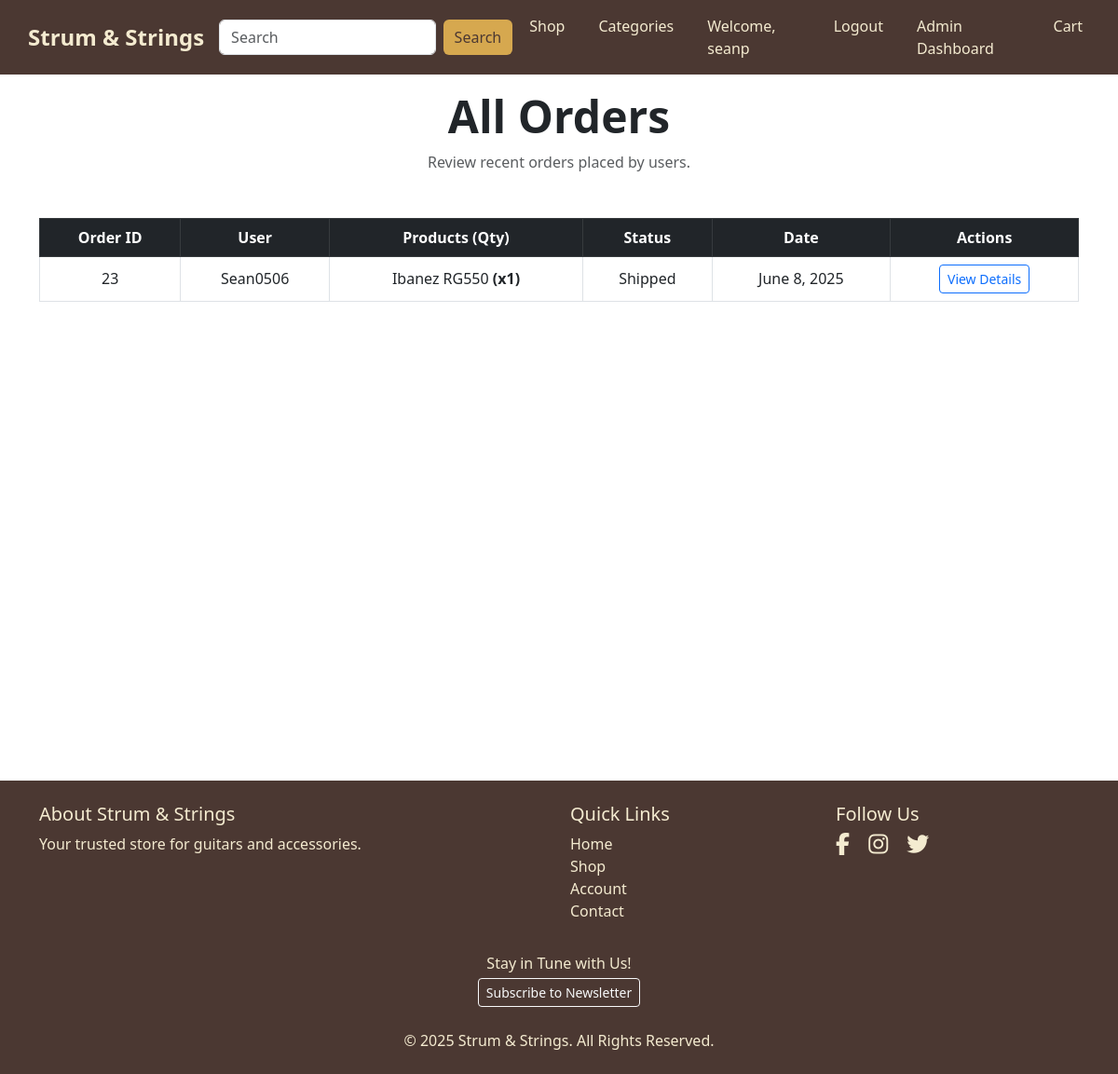
Page /accounts/admin-dashboard/orders/ (signed in) on the committed database.
### orders/models.py (models this page shows, shortened)
class Order(models.Model):
    STATUS_CHOICES = [
        ('pending', 'Pending'),
        ('processing', 'Processing'),
        ('shipped', 'Shipped'),
        ('delivered', 'Delivered'),
        ('cancelled', 'Cancelled'),
    ]
    user = models.ForeignKey(
            User,
            on_delete=models.CASCADE,
            related_name='orders'
        )
    full_name = models.CharField(max_length=100)
    email = models.EmailField()
    phone = models.CharField(max_length=20)
    street_address1 = models.CharField(max_length=100)
    street_address2 = models.CharField(max_length=100, blank=True)
    country = models.CharField(max_length=40)
    postal_code = models.CharField(max_length=20)
    town_or_city = models.CharField(max_length=40)
    delivery_fee = models.DecimalField(
                    max_digits=6,
                    decimal_places=2,
                    default=0.00
                )
    order_total = models.DecimalField(
                    max_digits=10,
                    decimal_places=2,
                    default=0.00
                )
    grand_total = models.DecimalField(
                    max_digits=10,
                    decimal_places=2,
                    default=0.00
                )
    stripe_session_id = models.CharField(max_length=255, blank=True, null=True)
    status = models.CharField(
                max_length=20,
                choices=STATUS_CHOICES,
                default='pending'
            )
    created_at = models.DateTimeField(auto_now_add=True)

class OrderItem(models.Model):
    order = models.ForeignKey(
                Order,
                on_delete=models.CASCADE,
                related_name='items'
            )
    product = models.ForeignKey(Product, on_delete=models.CASCADE)
    quantity = models.PositiveIntegerField(default=1)
    price = models.DecimalField(max_digits=10, decimal_places=2)

### products/models.py (models this page shows, shortened)
class Product(models.Model):
    name = models.CharField(max_length=200)
    brand = models.CharField(
        max_length=100,
        help_text="e.g. Gibson, Martin, Yamaha, Fender, etc.",
        default="Unknown",
    )
    category = models.ForeignKey(
        Category,
        on_delete=models.CASCADE,
        related_name='products'
    )
    model = models.CharField(
        max_length=100,
        help_text="e.g. Stratocaster, Les Paul, Dreadnought, etc."
    )
    image = CloudinaryField(
        "image",
        blank=True,
        null=True,
        help_text="Upload product image to Cloudinary."
    )
    short_description = models.TextField(blank=True)
    price = models.DecimalField(
        max_digits=8,
        decimal_places=2,
        default=0.00,
        help_text="Price in GBP (e.g. 499.99)"
    )

### accounts/views.py (the view)
# urls.py: path('admin-dashboard/orders/', views.order_list, name='order_list'),
@staff_member_required
def order_list(request):
    orders = Order.objects.select_related('user').order_by('-created_at')
    return render(request, 'accounts/order_list.html', {
        'orders': orders
    })

### cart/context_processors.py (called while the page is built)
def cart_item_count(request):
    if request.user.is_authenticated:
        count = CartItem.objects.filter(user=request.user).count()
    else:
        count = 0
    return {'cart_item_count': count}

### accounts/templates/accounts/order_list.html (shortened to what this page needs)
{% extends 'base.html' %}
{% load static %}
{% block extra_css %}
  {{ block.super }}
  <link rel="stylesheet" href="{% static 'accounts/css/order_list.css' %}">
{% endblock %}
{% block main_class %}container py-5 mt-5{% endblock %}
{% block content %}
<div class="text-center mb-5">
  <h1 class="display-5 fw-bold">All Orders</h1>
  <p class="text-muted">Review recent orders placed by users.</p>
</div>
<div class="table-responsive">
  <table class="table table-bordered table-hover align-middle">
    <thead class="table-dark text-center">
      <tr>
        <th scope="col">Order ID</th>
        <th scope="col">User</th>
        <th scope="col">Products (Qty)</th>
        <th scope="col">Status</th>
        <th scope="col">Date</th>
        <th scope="col">Actions</th>
      </tr>
    </thead>
    <tbody class="text-center">
      {% for order in orders %}
      <tr>
        <td>{{ order.id }}</td>
        <td>{{ order.user.username }}</td>
        <td>
          {% for item in order.items.all %}
            <div>{{ item.product.name }} <strong>(x{{ item.quantity }})</strong></div>
          {% endfor %}
        </td>
        <td class="text-capitalize">{{ order.status }}</td>
        <td>{{ order.created_at|date:"F j, Y" }}</td>
        <td>
          <a href="{% url 'accounts:admin_order_detail' order.id %}" class="btn btn-outline-primary btn-sm">
            View Details
          </a>
        </td>
      </tr>
      {% empty %}
      <tr>
        <td colspan="6">No orders found.</td>
      </tr>
      {% endfor %}
    </tbody>
  </table>
</div>
{% endblock %}

### templates/base.html (shortened to what this page needs)
{% load static %}
<!DOCTYPE html>
<html lang="en">
  <head>
    {% block corecss %}
    <link
      rel="stylesheet"
      href="https://cdn.jsdelivr.net/npm/bootstrap@5.3.0/dist/css/bootstrap.min.css"
    />
    <link
      rel="stylesheet"
      href="https://cdnjs.cloudflare.com/ajax/libs/font-awesome/6.4.2/css/all.min.css"
    />
    {% endblock %} {% block extra_css %}
    <link rel="stylesheet" href="{% static 'css/base.css' %}" />
    {% endblock %}
  </head>
  <body>
    <div class="wrapper d-flex flex-column">
      <header class="fixed-top">
        <nav class="navbar navbar-expand-lg navbar-dark container-fluid">
          <div class="navbar-brand-container">
            <a class="navbar-brand" href="{% url 'home' %}">Strum & Strings</a>
          </div>
          <div class="collapse navbar-collapse" id="navbarNav">
            <form
              class="d-flex mx-auto"
              method="get"
              action="{% url 'products:products_list' %}"
            >
              <input
                class="form-control me-2 w-100"
                type="search"
                name="q"
                placeholder="Search"
                aria-label="Search"
                value="{{ query|default:'' }}"
              />
              <button class="btn btn-custom-search" type="submit">
                Search
              </button>
            </form>
            <ul
              class="navbar-nav ms-auto list-inline list-unstyled"
              id="nav-links-one"
            >
              <li class="nav-item">
                <a class="nav-link" href="{% url 'products:products_list' %}"
                  >Shop</a
                >
              </li>
              <li class="nav-item">
                <a
                  class="nav-link"
                  href="{% url 'categories:categories_list' %}"
                  >Categories</a
                >
              </li>
              {% if user.is_authenticated %}
              <li class="nav-item">
                <a class="nav-link" href="{% url 'accounts:profile' %}"
                  >Welcome, {{ user.username }}</a
                >
              </li>
              <li class="nav-item">
                <a class="nav-link" href="{% url 'account_logout' %}">Logout</a>
              </li>
              {% if user.is_staff %}
              <li class="nav-item">
                <a class="nav-link" href="{% url 'accounts:admin_dashboard' %}"
                  >Admin Dashboard</a
                >
              </li>
              {% endif %} {% endif %}
              <li class="nav-item">
                <a
                  class="nav-link position-relative"
                  href="{% url 'cart:view_cart' %}"
                >
                  Cart
                </a>
              </li>
            </ul>
          </div>
        </nav>
      </header>
      <main class="{% block main_class %}flex-grow-1{% endblock %}">
        {% block content %}{% endblock %}
      </main>
      <footer class="py-4" id="footer-one">
        <div class="container">
          <div class="row text-center text-md-start">
            <div class="col-md-6 mb-4 mb-md-0">
              <h5>About Strum & Strings</h5>
              <p>Your trusted store for guitars and accessories.</p>
            </div>
            <div class="col-md-3 mb-4 mb-md-0">
              <h5>Quick Links</h5>
              <ul class="list-unstyled">
                <li><a href="{% url 'home' %}">Home</a></li>
                <li><a href="{% url 'products:products_list' %}">Shop</a></li>
                {% if user.is_authenticated %}
                <li><a href="{% url 'accounts:profile' %}">Account</a></li>
                {% else %}
                <li><a href="{% url 'account_login' %}">Login</a></li>
                {% endif %}
                <li><a href="#contact">Contact</a></li>
              </ul>
            </div>
            <div class="col-md-3 mb-4 mb-md-0">
              <h5>Follow Us</h5>
              <div class="footer-social-icons">
                <a
                  href="https://www.facebook.com/"
                  target="_blank"
                  class="me-3"
                >
                  <i class="fab fa-facebook-f fa-2x"></i>
                </a>
                <a
                  href="https://www.instagram.com/"
                  target="_blank"
                  class="me-3"
                >
                  <i class="fab fa-instagram fa-2x"></i>
                </a>
                <a href="https://twitter.com/" target="_blank" class="me-3">
                  <i class="fab fa-twitter fa-2x"></i>
                </a>
              </div>
            </div>
          </div>
          <div class="footer-newsletter text-center mt-3">
            <p class="mb-1">Stay in Tune with Us!</p>
            <a
              href="{% url 'accounts:newsletter_signup' %}"
              class="btn btn-outline-light btn-sm"
              >Subscribe to Newsletter</a
            >
          </div>
          <div class="text-center mt-4">
            &copy; 2025 Strum & Strings. All Rights Reserved.
          </div>
        </div>
      </footer>
    </div>
  </body>
</html>

### static/css/base.css (style rules this page uses)
html, body { margin: 0; padding: 0; height: 100%; display: flex; flex-direction: column; }
main { flex: 1; min-height: calc(100vh - 10px); text-align: center; width: 100%; }
header { background-color: #4B3832; color: #F4EBD0; min-height: 80px; display: flex; align-items: center; justify-content: space-between; padding: 0 20px; }
header .navbar-brand, .navbar-brand { font-size: 1.5rem; font-weight: bold; color: #F4EBD0; }
header .navbar-nav .nav-link, .navbar-nav .nav-link { font-size: 1rem; margin: 0 10px; color: #F4EBD0; }
.navbar-brand-container { flex-grow: 1; margin-left: 0; padding-left: 10px; }
.btn-custom-search { background-color: #D6A84F; color: #4B3832; border: none; padding: 6px 12px; }
footer { background-color: #4B3832; color: #F4EBD0; }
footer a { color: #F4EBD0; text-decoration: none; }
.footer-social-icons a i { color: #F4EBD0; font-size: 24px; transition: color 0.3s ease; }
.wrapper { overflow: visible; }

### rows in the picture
Order: id "23", user.username "Sean0506", status "Shipped", created_at "June 8, 2025"
OrderItem: product.name "Ibanez RG550", quantity "1"

### other values in the picture
{{ user.username }} "seanp"
